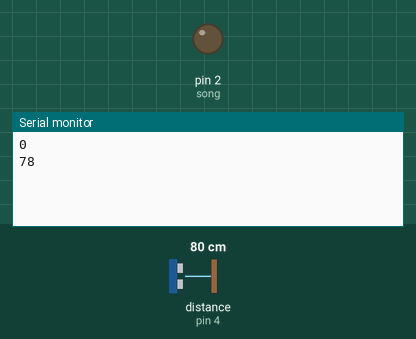
Simulated run of this sketch. Board: Arduino Uno, built with avr-gcc and run on an emulated ATmega328P. Shown: output pins drawn as LEDs (lit = HIGH), the last lines printed to the serial monitor. Wiring (inferred from the names in the program): ultrasonic range finder: trigger pin 3; echo pin 4. The inputs (shaded band) are chosen by the test bench; at power-on: distance to the obstacle (sensor on pin 4) 80 cm. The echo pulse lasts 58.3 µs per cm; pins used as bus, display or sensor lines are not drawn.

Above: at 1.6 s.
1.7 s: distance to the obstacle (sensor on pin 4) set to 2 cm
At 1.7 s:
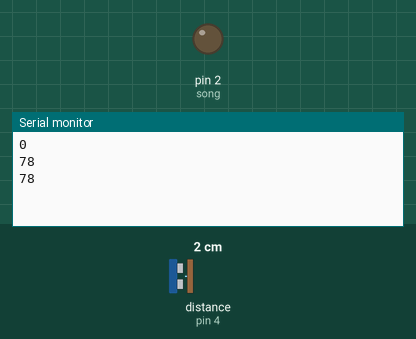
3.2 s: distance to the obstacle (sensor on pin 4) set to 4 cm
At 3.9 s:
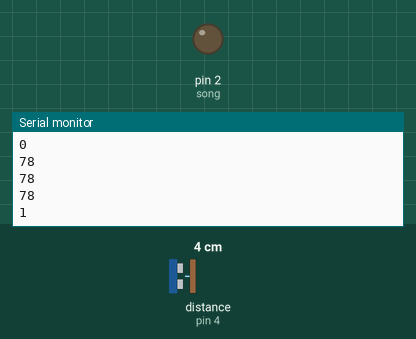
Timing chart, 0 to 6.2 s (numbered marks = the images above; inputs shaded):
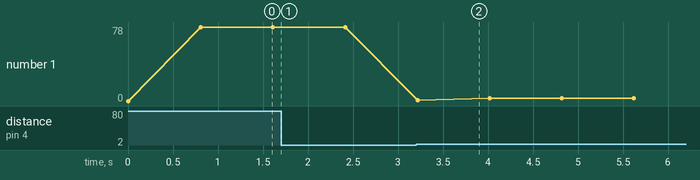

The sketch:

cancion.ino
```cpp
//Fundación Kinal
//Centro Educativo Técnico Labral Kinal
//Electrónica
//Grado: Quinto
//Sección: A
//Curso: Taller de Electrónica Digital y Reparación de Computadoras I
//Nombre: Josué David Alvizuris Pérez
//Carné: 2022041
float distanciao = 261.626;
float distanciaoSos = 277.163;
float Re = 293.665;
float ReSos = 311.127;
float Mi = 329.628;
float Fa = 349.228;
float FaSos = 369.994;
float Sol = 391.995;
float SolSos = 415.305;
float La = 440;
float LaSos = 446.164;
float Si = 494.883;
#define song 2
#define tr 3
#define echo 4
long d;
void setup()
{
  Serial.begin(9600);
  pinMode(song, OUTPUT);
  pinMode(tr, OUTPUT);
  pinMode(echo, INPUT);
}
void loop() {
  Serial.println(d);
  medicion();
  notas();
}
int medicion(){
  long t;
  digitalWrite(tr, HIGH);
  delayMicroseconds(10);
  digitalWrite(tr, LOW);
  t = pulseIn(echo, HIGH);
  d = t/59;
  delay(500);
  return d;
}
  void notas(){
    if(d == 5){
    tone(song, 262); //Do
    }
    if(d == 10){
    tone(song, 277);//Do Sostenido
    }
    if(d == 15){
    tone(song, 294);//Re
    }
    if(d == 20){
    tone(song, 311);//Re Sostenido
    }
    if(d == 25){
    tone(song, 330);//Mi
    }
    if(d == 30){
    tone(song, 349);//Fa
    }
    if(d == 35){
    tone(song, 370);//Fa Sostenido
    }
    if(d == 40){
    tone(song, 392);//Sol
    }
    if(d == 45){
    tone(song, 415);//Sol Sostenido
    }
    if(d == 50){
    tone(song, 440);//La
    }
    if(d == 55){
    tone(song, 446);//La Sostenido
    }
    if(d == 60){
    tone(song, 494); //Sol
    }
    else{
      delay(300);
    noTone(song);
    }
    }
```

Measured:
- plotted number 1: 78 → 3 after the input at 3.2 s
